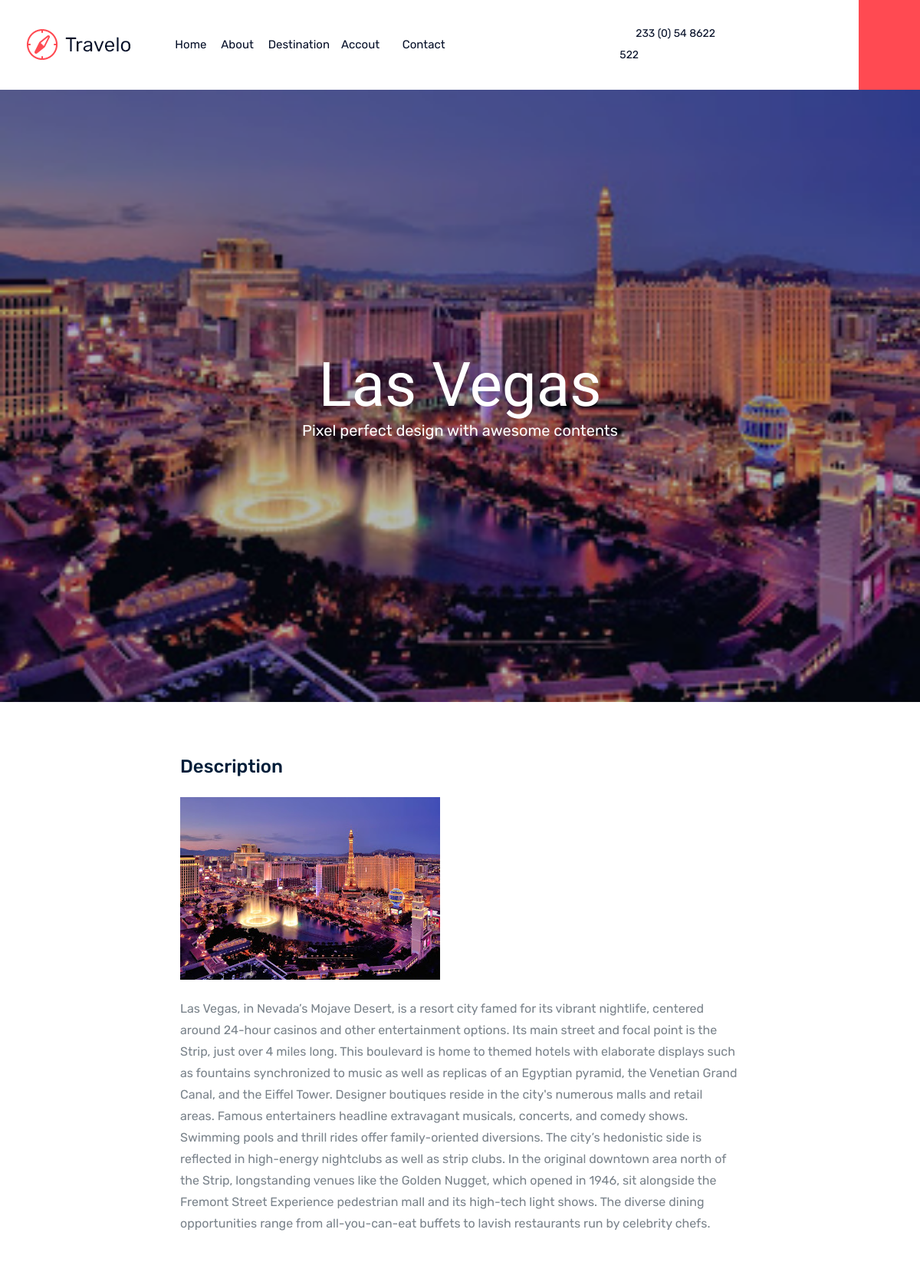
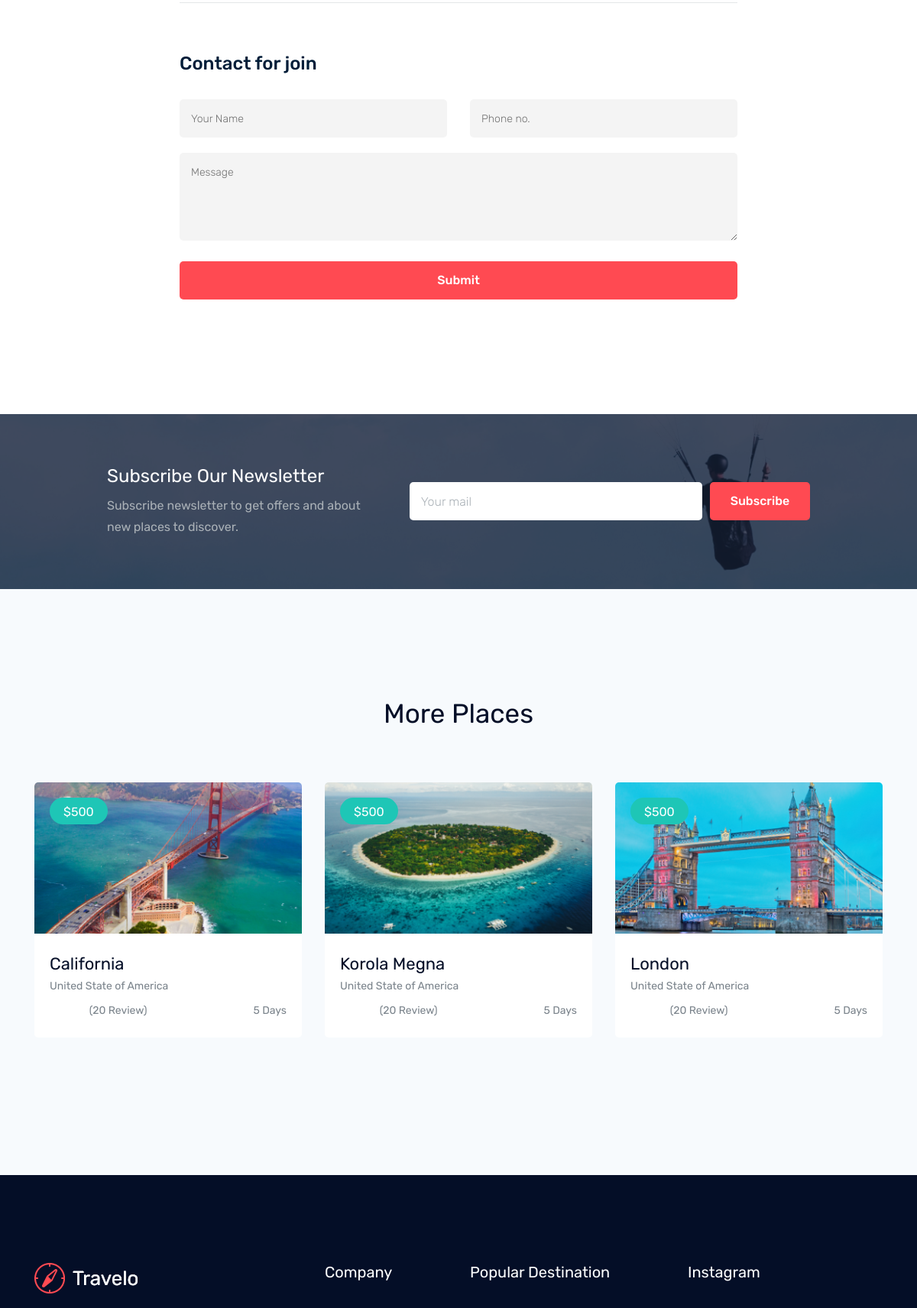
The app's page /destination/47/ (upper part) with its own data (2 pictures, top to bottom).
### dest/models.py (models this page shows, shortened)
class Destination(models.Model):
    name = models.CharField(max_length=120)
    country = models.ForeignKey(Country, on_delete=models.CASCADE)
    image = models.ImageField(blank=True, null=True)
    rating = models.IntegerField()
    inbound_price = models.IntegerField(default=100)
    outbound_price = models.IntegerField(default=500)
    description = models.TextField()
    popular = models.BooleanField(default=False)
    travel_date = models.DateField(default=(timezone.now() + dt.timedelta(days=7)))
    completed = models.BooleanField(default=False)
    date_completed = models.DateField(auto_now=True, blank=True, null=True)
    class Meta:
        ordering = ['travel_date']

### dest/views.py (the view)
# urls.py: path('destination/<int:pk>/', views.destination_detail, name='destination_detail'),
def destination_detail(request, pk):
    destination = get_object_or_404(Destination, pk=pk)
    context = {
        'destination': destination,
    }
    return render(request, 'dest/destination_details.html', context)

### dest/templates/dest/destination_details.html (shortened to what this page needs)
{% extends 'dest/index.html' %}
    {% block content %}
    <div class="destination_banner_wrap overlay" style="background-image: url({{destination.image.url}});">
        <div class="destination_text text-center">
            <h3>{{destination.name}}</h3>
            <p>Pixel perfect design with awesome contents</p>
        </div>
    </div>
    <div class="destination_details_info">
        <div class="container">
            <div class="row justify-content-center">
                <div class="col-lg-8 col-md-9">
                    <div class="destination_info">
                        <h3>Description</h3>
                        <img src="{{destination.image.url}}" alt=""><br><br>
                        <p>{{ destination.description }}</p>
                    </div>
                    <div class="bordered_1px"></div>
                    <div class="contact_join">
                        <h3>Contact for join</h3>
                        <form action="#">
                            <div class="row">
                                <div class="col-lg-6 col-md-6">
                                    <div class="single_input">
                                        <input type="text" placeholder="Your Name">
                                    </div>
                                </div>
                                <div class="col-lg-6 col-md-6">
                                    <div class="single_input">
                                        <input type="text" placeholder="Phone no.">
                                    </div>
                                </div>
                                <div class="col-lg-12">
                                    <div class="single_input">
                                        <textarea name="" id="" cols="30" rows="10"placeholder="Message" ></textarea>
                                    </div>
                                </div>
                                <div class="col-lg-12">
                                    <div class="submit_btn">
                                        <button class="boxed-btn4" type="submit">submit</button>
                                    </div>
                                </div>
                            </div>
                        </form>
                    </div>
                </div>
            </div>
        </div>
    </div>
    <div class="newletter_area overlay">
        <div class="container">
            <div class="row justify-content-center align-items-center">
                <div class="col-lg-10">
                    <div class="row align-items-center">
                        <div class="col-lg-5">
                            <div class="newsletter_text">
                                <h4>Subscribe Our Newsletter</h4>
                                <p>Subscribe newsletter to get offers and about
                                    new places to discover.</p>
                            </div>
                        </div>
                        <div class="col-lg-7">
                            <div class="mail_form">
                                <div class="row no-gutters">
                                    <div class="col-lg-9 col-md-8">
                                        <div class="newsletter_field">
                                            <input type="email" placeholder="Your mail" >
                                        </div>
                                    </div>
                                    <div class="col-lg-3 col-md-4">
                                        <div class="newsletter_btn">
                                            <button class="boxed-btn4 " type="submit" >Subscribe</button>
                                        </div>
                                    </div>
                                </div>
                            </div>
                        </div>
                    </div>
                </div>
            </div>
        </div>
    </div>
    <div class="popular_places_area">
        <div class="container">
            <div class="row justify-content-center">
                <div class="col-lg-6">
                    <div class="section_title text-center mb_70">
                        <h3>More Places</h3>
                    </div>
                </div>
            </div>
            <div class="row">
                <div class="col-lg-4 col-md-6">
                    <div class="single_place">
                        <div class="thumb">
                            <img src="img/place/1.png" alt="">
                            <a href="#" class="prise">$500</a>
                        </div>
                        <div class="place_info">
                            <a href="#"><h3>California</h3></a>
                            <p>United State of America</p>
                            <div class="rating_days d-flex justify-content-between">
                                <span class="d-flex justify-content-center align-items-center">
                                     <i class="fa fa-star"></i>
                                     <i class="fa fa-star"></i>
                                     <i class="fa fa-star"></i>
                                     <i class="fa fa-star"></i>
                                     <i class="fa fa-star"></i>
                                     <a href="#">(20 Review)</a>
                                </span>
                                <div class="days">
                                    <i class="fa fa-clock-o"></i>
                                    <a href="#">5 Days</a>
                                </div>
                            </div>
                        </div>
                    </div>
                </div>
                <div class="col-lg-4 col-md-6">
                    <div class="single_place">
                        <div class="thumb">
                            <img src="img/place/2.png" alt="">
                            <a href="#" class="prise">$500</a>
                        </div>
                        <div class="place_info">
                            <a href="#"><h3>Korola Megna</h3></a>
                            <p>United State of America</p>
                            <div class="rating_days d-flex justify-content-between">
                                <span class="d-flex justify-content-center align-items-center">
                                     <i class="fa fa-star"></i>
                                     <i class="fa fa-star"></i>
                                     <i class="fa fa-star"></i>
                                     <i class="fa fa-star"></i>
                                     <i class="fa fa-star"></i>
                                     <a href="#">(20 Review)</a>
                                </span>
                                <div class="days">
                                    <i class="fa fa-clock-o"></i>
                                    <a href="#">5 Days</a>
                                </div>
                            </div>
                        </div>
                    </div>
                </div>
                <div class="col-lg-4 col-md-6">
                    <div class="single_place">
                        <div class="thumb">
                            <img src="img/place/3.png" alt="">
                            <a href="#" class="prise">$500</a>
                        </div>
                        <div class="place_info">
                            <a href="#"><h3>London</h3></a>
                            <p>United State of America</p>
                            <div class="rating_days d-flex justify-content-between">
                                <span class="d-flex justify-content-center align-items-center">
                                     <i class="fa fa-star"></i>
                                     <i class="fa fa-star"></i>
                                     <i class="fa fa-star"></i>
                                     <i class="fa fa-star"></i>
                                     <i class="fa fa-star"></i>
                                     <a href="#">(20 Review)</a>
                                </span>
                                <div class="days">
                                    <i class="fa fa-clock-o"></i>
                                    <a href="#">5 Days</a>
                                </div>
                            </div>
                        </div>
                    </div>
                </div>
            </div>
        </div>
    </div>
    {% endblock content %}

### dest/templates/dest/index.html (shortened to what this page needs)
{% load static %}
<!doctype html>
<html class="no-js" lang="zxx">
<head>
    <link rel="stylesheet" href="{% static 'dest/css/bootstrap.min.css' %}">
    <link rel="stylesheet" href="{% static 'dest/css/owl.carousel.min.css' %}">
    <link rel="stylesheet" href="{% static 'dest/css/magnific-popup.css' %}">
    <link rel="stylesheet" href="{% static 'dest/css/font-awesome.min.css' %}">
    <link rel="stylesheet" href="{% static 'dest/css/themify-icons.css' %}">
    <link rel="stylesheet" href="{% static 'dest/css/nice-select.css' %}">
    <link rel="stylesheet" href="{% static 'dest/css/flaticon.css' %}">
    <link rel="stylesheet" href="{% static 'dest/css/gijgo.css' %}">
    <link rel="stylesheet" href="{% static 'dest/css/animate.css' %}">
    <link rel="stylesheet" href="{% static 'dest/css/slick.css' %}">
    <link rel="stylesheet" href="{% static 'dest/css/slicknav.css' %}">
    <link rel="stylesheet" href="https://ajax.googleapis.com/ajax/libs/jqueryui/1.11.2/themes/smoothness/jquery-ui.css">
    <link rel="stylesheet" href="{% static 'dest/css/style.css' %}">
</head>
<body>
    <header>
        <div class="header-area ">
            <div id="sticky-header" class="main-header-area">
                <div class="container-fluid">
                    <div class="header_bottom_border">
                        <div class="row align-items-center">
                            <div class="col-xl-2 col-lg-2">
                                <div class="logo">
                                    <a href="{% url "dest:homepage" %}">
                                        <img src="{% static 'dest/img/logo.png' %}" alt="">
                                    </a>
                                </div>
                            </div>
                            <div class="col-xl-6 col-lg-6">
                                <div class="main-menu  d-none d-lg-block">
                                    <nav>
                                        <ul id="navigation">
                                            <li><a class="active" href="{% url "dest:homepage" %}">home</a></li>
                                            <li><a href="{% url "dest:aboutpage" %}">About</a></li>
                                            <li><a class="" href="{% url "dest:destination" %}">Destination</a></l/li>
                                            {% if user.is_authenticated %}
                                            <li><a href="#">{{ request.user }} <i class="ti-angle-down"></i></a>
                                            {% else %}
                                            <li><a href="#">Accout <i class="ti-angle-down"></i></a>
                                            {% endif %}
                                            </li>
                                            <li><a href="{% url "dest:contactpage" %}">Contact</a></li>
                                        </ul>
                                    </nav>
                                </div>
                            </div>
                            <div class="col-xl-4 col-lg-4 d-none d-lg-block">
                                <div class="social_wrap d-flex align-items-center justify-content-end">
                                    <div class="number">
                                        <p> <i class="fa fa-phone"></i> 233 (0) 54 8622 522</p>
                                    </div>
                                    <div class="social_links d-none d-xl-block">
                                        <ul>
                                            <li><a href="#"> <i class="fa fa-instagram"></i> </a></li>
                                            <li><a href="#"> <i class="fa fa-linkedin"></i> </a></li>
                                            <li><a href="#"> <i class="fa fa-facebook"></i> </a></li>
                                            <li><a href="#"> <i class="fa fa-google-plus"></i> </a></li>
                                        </ul>
                                    </div>
                                </div>
                            </div>
                            <div class="seach_icon">
                                <a data-toggle="modal" data-target="#exampleModalCenter" href="#">
                                    <i class="fa fa-search"></i>
                                </a>
                            </div>
                            <div class="col-12">
                            </div>
                        </div>
                    </div>
                </div>
            </div>
        </div>
    </header>
    {% block content %}{% endblock content %}
    <footer class="footer">
        <div class="footer_top">
            <div class="container">
                <div class="row">
                    <div class="col-xl-4 col-md-6 col-lg-4 ">
                        <div class="footer_widget">
                            <div class="footer_logo">
                                <a href="#">
                                    <img src="{% static 'dest/img/footer_logo.png' %}" alt="">
                                </a>
                            </div>
                        </div>
                    </div>
                    <div class="col-xl-2 col-md-6 col-lg-2">
                        <div class="footer_widget">
                            <h3 class="footer_title">
                                Company
                            </h3>
                        </div>
                    </div>
                    <div class="col-xl-3 col-md-6 col-lg-3">
                        <div class="footer_widget">
                            <h3 class="footer_title">
                                Popular destination
                            </h3>
                        </div>
                    </div>
                    <div class="col-xl-3 col-md-6 col-lg-3">
                        <div class="footer_widget">
                            <h3 class="footer_title">
                                Instagram
                            </h3>
                        </div>
                    </div>
                </div>
            </div>
        </div>
    </footer>
</body>
</html>

### records on screen
Destination: image (picture), name "Las Vegas", description "Las Vegas, in Nevada’s Mojave Desert, is a resort city famed for its vibrant nightlife, centered around 24-hour casinos and other entertainment options. Its main street and focal point is the Strip, just over 4 miles long. This boulevard is home to themed hotels with elaborate displays such as fountains synchronized to music as well as replicas of an Egyptian pyramid, the Venetian Grand Canal, and the Eiffel Tower. Designer boutiques reside in the city's numerous malls and retail areas. Famous entertainers headline extravagant musicals, concerts, and comedy shows. Swimming pools and thrill rides offer family-oriented diversions. The city’s hedonistic side is reflected in high-energy…"
